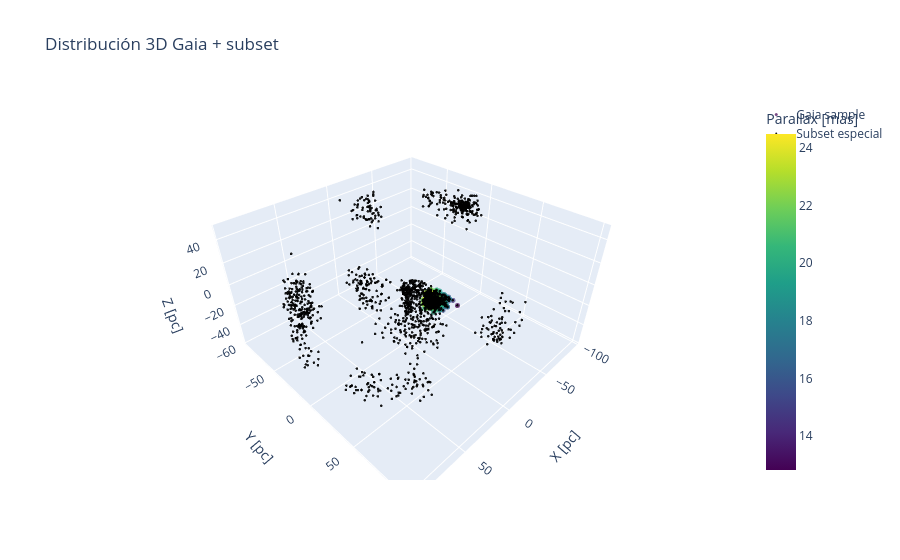

Source (notebook cell):
### Code cell
import plotly.graph_objects as go
fig = go.Figure()
df_filter = dff[dff['cluster']==8]
# 🔵 Estrellas principales
fig.add_trace(
    go.Scatter3d(
        x=df_filter["x_pc"],
        y=df_filter["y_pc"],
        z=df_filter["z_pc"],
        mode="markers",
        marker=dict(
            size=3,
            color=df_filter["parallax"],  # o lo que uses
            colorscale="Viridis",
            opacity=0.7,
            colorbar=dict(title="Parallax [mas]")
        ),
        name="Gaia sample"
    )
)
df_groups = dff[dff['cluster'].isin(list(silhouette_por_cluster.sort_values(by=['metrica','silhouette_distancia','silhouette','silhouette_movimientos','probabilidad'], ascending=[0,0,0,0,0]).head(10)['cluster'].values))]
# ⚫ Estrellas negras (más pequeñas)
fig.add_trace(
    go.Scatter3d(
        x=df_groups["x_pc"],
        y=df_groups["y_pc"],
        z=df_groups["z_pc"],
        mode="markers",
        marker=dict(
            size=1.5,
            color="black",
            opacity=0.9
        ),
        name="Subset especial"
    )
)

fig.update_layout(
    title="Distribución 3D Gaia + subset",
    scene=dict(
        xaxis_title="X [pc]",
        yaxis_title="Y [pc]",
        zaxis_title="Z [pc]"
    )
)

fig.show()

### Figure 1 — Plotly figure (JSON) as saved in the notebook; plotly's stock layout.template omitted (floating-point values rounded to 4 significant figures; data arrays with more than 128 entries replaced by an {"elided": "..."} marker saying what was removed)
{"data": [{"marker": {"color": {"elided": "506 float values"}, "colorbar": {"title": {"text": "Parallax [mas]"}}, "colorscale": [[0, "#440154"], [0.1111, "#482878"], [0.2222, "#3e4989"], [0.3333, "#31688e"], [0.4444, "#26828e"], [0.5556, "#1f9e89"], [0.6667, "#35b779"], [0.7778, "#6ece58"], [0.8889, "#b5de2b"], [1, "#fde725"]], "opacity": 0.7, "size": 3}, "mode": "markers", "name": "Gaia sample", "type": "scatter3d", "x": {"elided": "506 float values"}, "y": {"elided": "506 float values"}, "z": {"elided": "506 float values"}}, {"marker": {"color": "black", "opacity": 0.9, "size": 1.5}, "mode": "markers", "name": "Subset especial", "type": "scatter3d", "x": {"elided": "1716 float values"}, "y": {"elided": "1716 float values"}, "z": {"elided": "1716 float values"}}], "layout": {"scene": {"xaxis": {"title": {"text": "X [pc]"}}, "yaxis": {"title": {"text": "Y [pc]"}}, "zaxis": {"title": {"text": "Z [pc]"}}}, "title": {"text": "Distribución 3D Gaia + subset"}}}
